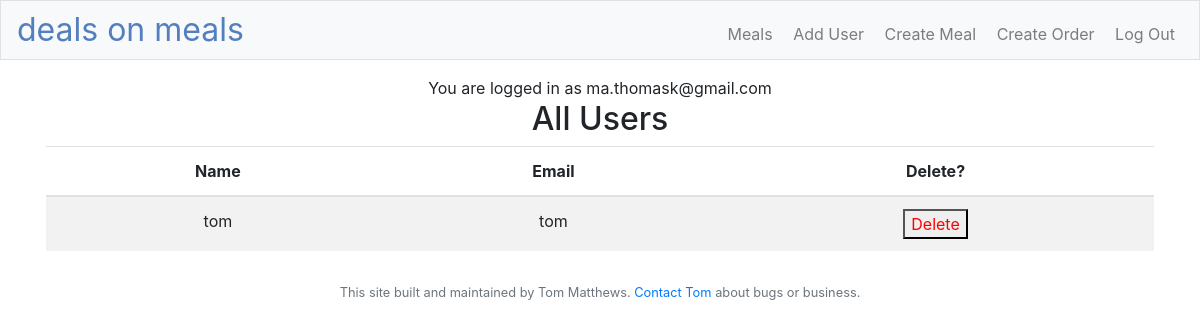
The app's page /usersEdit (signed in) with its own data.
### models.py (models this page shows, shortened)
class User(db.Model):
    id = db.Column(db.Integer, primary_key=True)
    name = db.Column(db.String(), unique=False, nullable=False)
    email = db.Column(db.String(), unique=True, nullable=False)
    hashPw = db.Column(db.String(), nullable=False)
    orders = db.relationship('Order', backref='user', lazy=True)
    pwResetExp = db.Column(db.DateTime(), nullable=True)
    pwResetHash = db.Column(db.String(), nullable=True)

### adminFunctions.py (the view)
@app.route("/usersEdit", methods=["GET", "POST"])
def usersEdit():
    if not isAdmin():
        return redirect('/')
    myUser = User.query.filter(User.id == session["user_id"]).first()
    email = myUser.email
    users = User.query.filter(User.email.not_in(ADMIN_EMAILS)).paginate(per_page=2000)
    return render_template('users.html', users=users, email=email, isAdmin=isAdmin())

### adminFunctions.py (called while the page is built)
def isAdmin():
    if ('user_id' not in session):
        return False
    currentUser = User.query.filter(User.id == session["user_id"]).first()
    if currentUser.email in ADMIN_EMAILS:
        return True
    return False

### app.py (called while the page is built)
@app.after_request
def after_request(response):
    response.headers["Cache-Control"] = "no-cache, no-store, must-revalidate"
    response.headers["Expires"] = 0
    response.headers["Pragma"] = "no-cache"
    return response

### templates/users.html (shortened to what this page needs)
{% extends "layout.html" %}
{% block main %}
<h2>All Users</h2>
<div class="container">
    <div class="row text-wrap">
        <div class="table-responsive">
            <table class="table table-striped">
                <thead>
                    <tr>
                        <th>Name</th>
                        <th>Email</th>
                        <th>Delete?</th>
                    </tr>
                </thead>
                <tbody>
                    {%for user in users.items %}
                    <tr>
                        <td>{{ user.name }}</td>
                        <td>{{ user.email  }}</td>
                        <td style="color:red">
                            <form action="/deleteUser" method="post" style="color:red">
                                <button name="id" value="{{user.id}}" style="color:red">
                                    Delete
                                </button>
                            </form>
                        </td>
                    </tr>
                    {% endfor %}
                </tbody>
            </table>
        </div>
    </div>
</div>
{% endblock %}

### templates/layout.html (shortened to what this page needs)
<!DOCTYPE html>
<html lang="en">
    <head>
        <link rel="stylesheet" href="https://cdn.jsdelivr.net/npm/bootstrap@4.5.3/dist/css/bootstrap.min.css">
        <link href="/static/styles.css" rel="stylesheet">
        <link rel="stylesheet" href="https://cdn.jsdelivr.net/npm/bootstrap-icons@1.8.1/font/bootstrap-icons.css">
    </head>
    <body>
            <nav class="navbar navbar-expand-md navbar-light bg-light border py-0">
                <a class="navbar-brand" href="/"><span class="blue">deals on meals</span></a>
                <div class="collapse navbar-collapse ml-auto" id="navbar">
                    <ul class="navbar-nav text-right ml-auto mt-2">
                        {% if isAdmin %}
                        <li class="nav-item"><a class="nav-link" href="/mealsEdit">&nbsp;Meals</a></li>
                        <li class="nav-item"><a class="nav-link" href="/addUser">&nbsp;Add User</a></li>
                        <li class="nav-item"><a class="nav-link" href="/createMeal">&nbsp;Create Meal</a></li>
                        {% endif %}
                        {% if session.user_id %}
                        <li class="nav-item"><a class="nav-link" href="/createOrder">&nbsp;Create Order</a></li>
                        <li class="nav-item"><a class="nav-link" href="/logout">&nbsp;Log Out</a></li>
                        {% endif %}
                    </ul>
                </div>
            </nav>
        <main class="container p-3">
            <div class="center">
                {% if email %}
                <span class="center">You are logged in as {{ email }}</span>
                {% else %}
                <span class="center">You are not logged in</span>
                {% endif %}
            </div>
            {% block main %}{% endblock %}
        </main>
        <footer class="small text-center text-muted">
            This site built and maintained by Tom Matthews. <a href="mailto:ma.thomask@gmail.com">Contact Tom</a> about bugs or business.
        </footer>
    </body>
</html>

### static/styles.css (style rules this page uses)
nav .navbar-brand { font-size: xx-large; }
nav .navbar-brand .blue { color: #537fbe; }
main { overflow-x: auto; text-align: center; }
th { position: sticky; top: 0; }

### records on screen
User: email "ma.thomask@gmail.com"
User: name "tom", email "tom", {{ user.id }} 1 (drawn)
